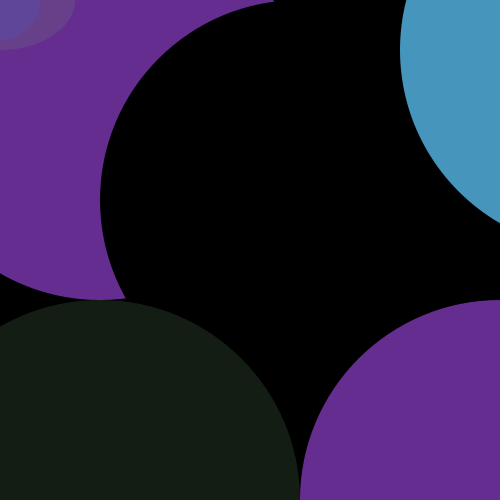
Frame 1 (no input)
Frame 60 (the mouse pressed at the canvas centre just before this capture): identical to frame 1, image omitted
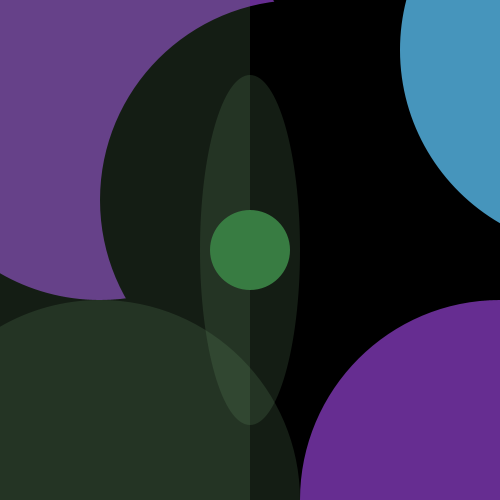
Frame 120 (the mouse held since frame 60 and released just before this capture)

The Processing sketch that drew these frames (run headless with seeded random() and noise(); from frame 60 on, the mouse is pressed at the canvas centre):

// Processing sketch: processing_52639
// ── processing_52639.pde

float r = 0;
float b = 0;
float g = 0;

void setup() {
  //do once
size(500,500); // Set the size of the window background(255); // Draw a black background smooth();
smooth();
frameRate(50);
}

void draw() {
  //repeat endlessly

// Set ellipses and rects to CENTER mode
ellipseMode(CENTER);
rectMode(CORNER);
background(0);
smooth();

// Draw ellipse
noStroke();
if (mouseX > width/2) {
  r = r + 1;
}else{
  r = r - 1;
fill(102,45,145);
}
ellipse(100,100,400,400);


if (mouseX > width/2) {
  r = r + 1;
}else{
  r = r - 1;
fill(r= constrain(r, 0, 255));
}
ellipse(300,200,400,400);



if (mouseX > height/2 + 1) {
  g = g + 1;
}else{
  g = g - 1;
fill(70,149,188);
}
ellipse(600,50,400,400);


if (mouseY > width/2 + 1) {
  g = g + 1;
}else{
  g = g - 1;
fill(102,45,145);
}
ellipse(500,500,400,400);


fill(100,150,100,50);
ellipse(100,500,400,400);




// Draw rectangle
rect(0,0,mouseX,pmouseY+500);


// Draw ellipse
noStroke();
ellipse(mouseX, mouseY, pmouseX-150, pmouseY+100);

{
  if (mousePressed) {
    fill(56,124,66);
  } else {
    fill(70,90,220,50);
  }
ellipse( mouseX, mouseY, 80, 80);
}
}
